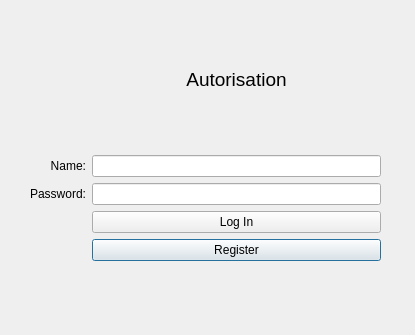
<?xml version="1.0" encoding="UTF-8"?>
<ui version="4.0">
 <class>auth_window</class>
 <widget class="QDialog" name="auth_window">
  <property name="geometry">
   <rect>
    <x>0</x>
    <y>0</y>
    <width>415</width>
    <height>335</height>
   </rect>
  </property>
  <property name="windowTitle">
   <string>Dialog</string>
  </property>
  <widget class="QWidget" name="gridLayoutWidget">
   <property name="geometry">
    <rect>
     <x>30</x>
     <y>10</y>
     <width>351</width>
     <height>251</height>
    </rect>
   </property>
   <layout class="QGridLayout" name="gridLayout">
    <item row="5" column="1">
     <widget class="QPushButton" name="RegisterPushButton">
      <property name="text">
       <string>Register</string>
      </property>
     </widget>
    </item>
    <item row="4" column="1">
     <widget class="QPushButton" name="LoginPushButton">
      <property name="text">
       <string>Log In</string>
      </property>
     </widget>
    </item>
    <item row="2" column="0">
     <widget class="QLabel" name="label_2">
      <property name="text">
       <string>Name:</string>
      </property>
      <property name="alignment">
       <set>Qt::AlignRight|Qt::AlignTrailing|Qt::AlignVCenter</set>
      </property>
     </widget>
    </item>
    <item row="3" column="0">
     <widget class="QLabel" name="label_3">
      <property name="text">
       <string>Password:</string>
      </property>
      <property name="alignment">
       <set>Qt::AlignRight|Qt::AlignTrailing|Qt::AlignVCenter</set>
      </property>
     </widget>
    </item>
    <item row="2" column="1">
     <widget class="QLineEdit" name="NameLineEdit"/>
    </item>
    <item row="1" column="1">
     <widget class="QLabel" name="label">
      <property name="font">
       <font>
        <pointsize>14</pointsize>
       </font>
      </property>
      <property name="text">
       <string>Autorisation</string>
      </property>
      <property name="alignment">
       <set>Qt::AlignCenter</set>
      </property>
     </widget>
    </item>
    <item row="3" column="1">
     <widget class="QLineEdit" name="PasswordLineEdit"/>
    </item>
   </layout>
  </widget>
 </widget>
 <resources/>
 <connections/>
</ui>
